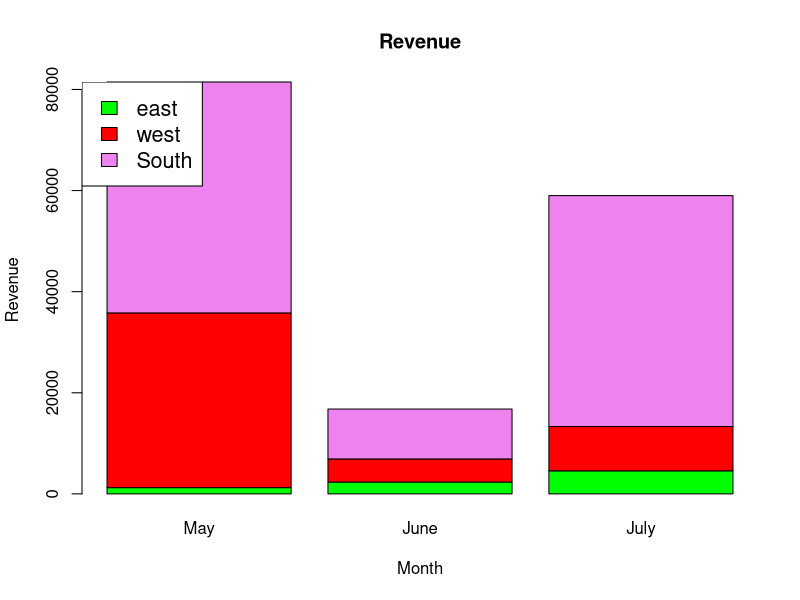

Here is the R script that generated this plot:
x = matrix(c(1234,2345,4567,34567,4567,8765,45678,9876,45678), nrow = 3, ncol = 3, byrow = TRUE)
colors = c("green", "red", "violet")
regions = c("east", "west", "South")
label = c("May", "June","July")
barplot(x, main="Revenue", xlab="Month", ylab="Revenue", col=colors, names.arg=label)
legend("topleft", regions, cex = 1.3, fill = colors)

